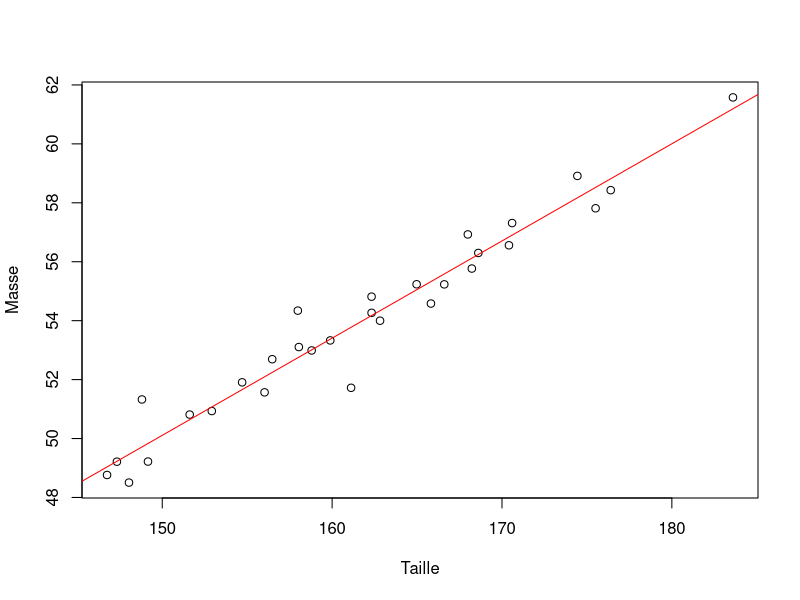
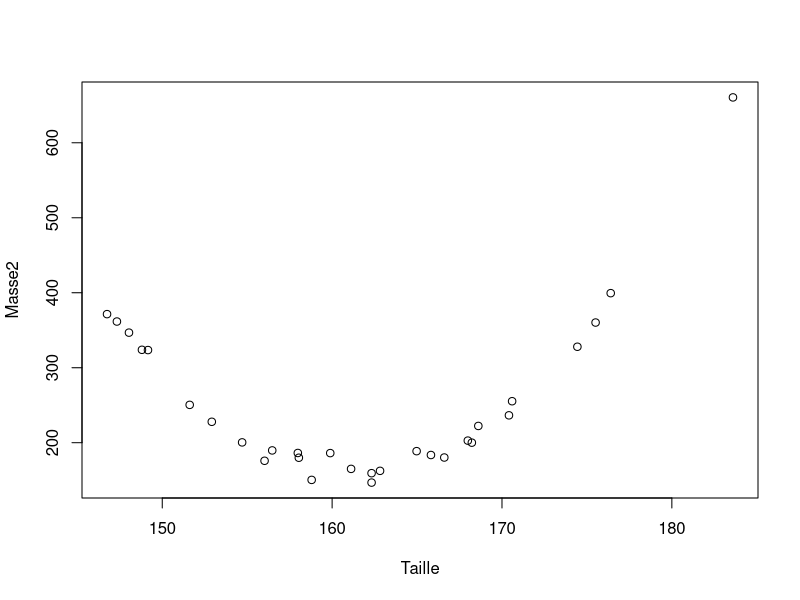
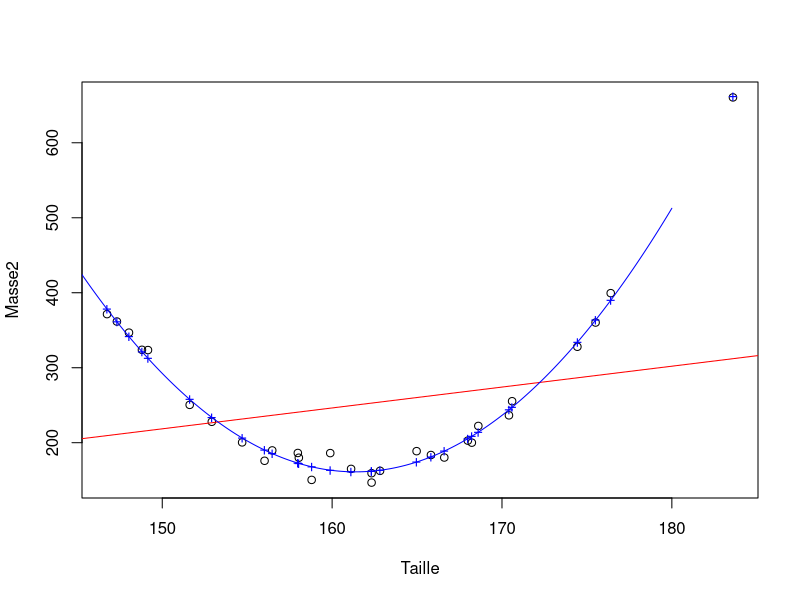
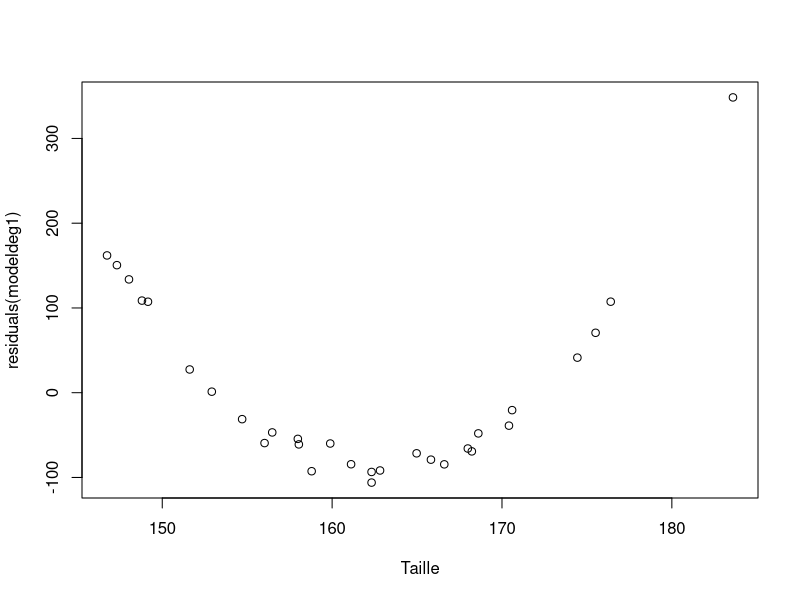
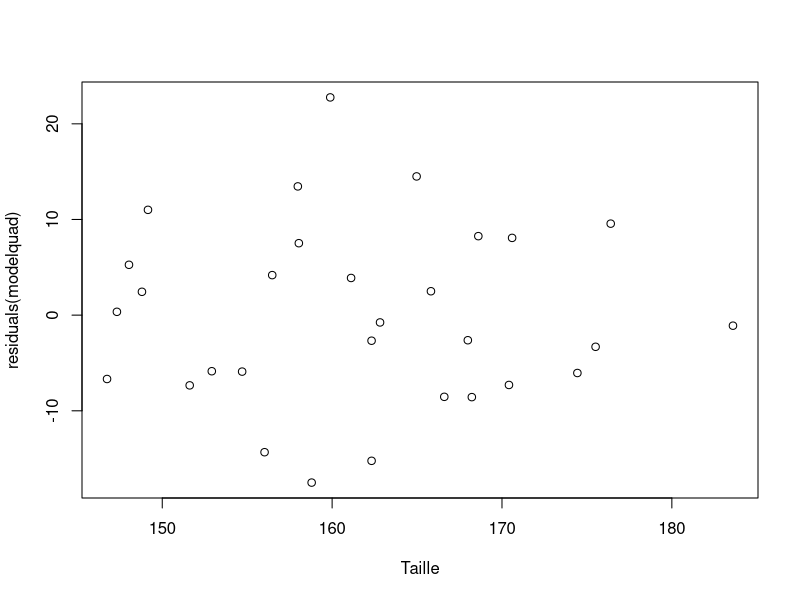

Recreate these plots in R, in order.
Taille <- rnorm(30)*10+160
Taille

Masse <- (Taille + rnorm(30,0,2))/3

plot(Taille,Masse)

cor(Taille,Masse)

lm(Masse~Taille)
abline(lm(Masse~Taille),col="red")

Masse2 <- Taille+(Taille-mean(Taille))^2+rnorm(30,0,10)
plot(Taille,Masse2)
cor(Taille,Masse2)

plot(Taille,Masse2)
modelquad <- lm(Masse2~Taille+I(Taille^2))
modelquad
predict(modelquad)
points(Taille,predict(modelquad),col="blue",pch="+")
abline(lm(Masse2~Taille),col="red")
lines((1300:1800)/10,predict(modelquad,newdata = data.frame(Taille=(1300:1800)/10)),col="blue")

modeldeg1 <- lm(Masse2~Taille)
plot(Taille,residuals(modeldeg1))

plot(Taille,residuals(modelquad))

Xmatrix=cbind(Intercept=1,Taille,Taille2=Taille*Taille)
t(Xmatrix)%*%Xmatrix
solve(t(Xmatrix)%*%Xmatrix)%*%t(Xmatrix)%*%Masse2
modelquad
modelquad_withX=lm(Masse2~Taille+I(Taille^2),x = TRUE)
all(modelquad_withX$x==Xmatrix)

summary(modelquad)
#Residual standard error: 8.615 on 27 degrees of freedom

Xmatrix%*%solve(t(Xmatrix)%*%Xmatrix)%*%t(Xmatrix)%*%Masse2
#identique à 
predict(modelquad)

#(sigma^2)^chapeau
sigma2hat<-sum((Masse2-Xmatrix%*%solve(t(Xmatrix)%*%Xmatrix)%*%t(Xmatrix)%*%Masse2)^2)/(30-(2+1))

#sigma^chapeau=sqrt((sigma^2)^chapeau)
sigmahat<-sqrt(sigma2hat)
#identique à 
#Residual standard error: 8.615 on 27 degrees of freedom

summary(modelquad)
sigma2hat*solve(t(Xmatrix)%*%Xmatrix)

summary(modelquad)
sqrt(diag(sigma2hat*solve(t(Xmatrix)%*%Xmatrix)))
